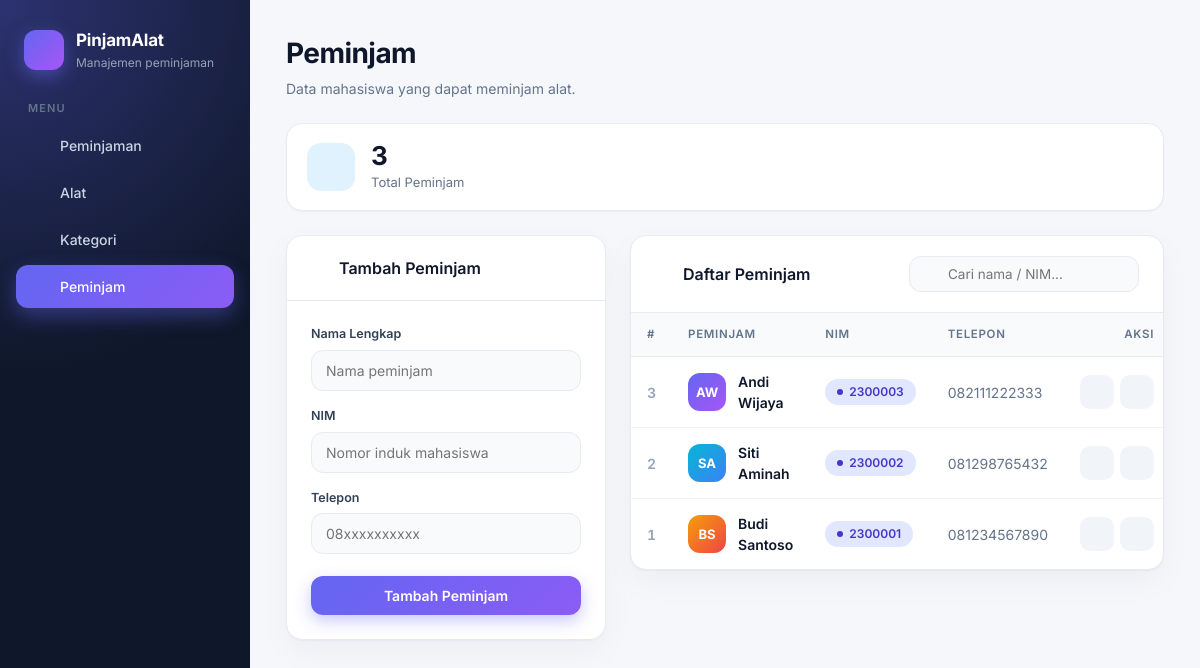
Screenshot of /view/peminjam.php with the database file from the repository.
### tables this page shows
CREATE TABLE peminjam (
    id_peminjam INT AUTO_INCREMENT PRIMARY KEY,
    nama_peminjam VARCHAR(100) NOT NULL,
    nim VARCHAR(20) NOT NULL UNIQUE,
    telepon VARCHAR(20) DEFAULT NULL
);

### class/Peminjam.php (called while the page is built, shortened)
<?php
class Peminjam
{
    private PDO $db;
    public function __construct(PDO $db)
    {
        $this->db = $db;
    }
    public function getAll(): array
    {
        $stmt = $this->db->prepare("SELECT * FROM peminjam ORDER BY id_peminjam DESC");
        $stmt->execute();
        return $stmt->fetchAll();
    }
}

### view/peminjam.php (the view, shortened to what this page needs)
<?php
require_once __DIR__ . '/init.php';
require_once __DIR__ . '/../class/Peminjam.php';
$peminjam = new Peminjam($pdo);
$editData = isset($_GET['edit']) ? $peminjam->getById((int) $_GET['edit']) : null;
$list = $peminjam->getAll();
require_once __DIR__ . '/header.php';
?>
<div class="stats">
    <?= statCard('users', 'Total Peminjam', count($list), 'sky') ?>
</div>
<div class="grid">
    <div class="card form-card">
        <div class="card-head">
            <h2><?= icon($editData ? 'edit' : 'plus') ?> <?= $editData ? 'Edit Peminjam' : 'Tambah Peminjam' ?></h2>
        </div>
        <div class="card-body">
            <form method="post">
                <label>Nama Lengkap</label>
                <input type="text" name="nama_peminjam" placeholder="Nama peminjam" required value="<?= e($editData['nama_peminjam'] ?? '') ?>">
                <label>NIM</label>
                <input type="text" name="nim" placeholder="Nomor induk mahasiswa" required value="<?= e($editData['nim'] ?? '') ?>">
                <label>Telepon</label>
                <input type="text" name="telepon" placeholder="08xxxxxxxxxx" value="<?= e($editData['telepon'] ?? '') ?>">
                <div class="form-actions">
                    <button type="submit" class="btn-main"><?= $editData ? 'Simpan Perubahan' : 'Tambah Peminjam' ?></button>
                </div>
            </form>
        </div>
    </div>
    <div class="card">
        <div class="card-head">
            <h2><?= icon('users') ?> Daftar Peminjam</h2>
            <div class="search"><?= icon('search', 16) ?><input type="text" placeholder="Cari nama / NIM..." data-filter="tbl"></div>
        </div>
        <div class="table-wrap">
            <table id="tbl">
                <thead><tr><th>#</th><th>Peminjam</th><th>NIM</th><th>Telepon</th><th class="r">Aksi</th></tr></thead>
                <tbody>
                <?php foreach ($list as $i => $row): ?>
                    <tr data-row>
                        <td class="id-chip"><?= e($row['id_peminjam']) ?></td>
                        <td>
                            <div class="person">
                                <div class="avatar alt<?= $i % 4 ?>"><?= e(initials($row['nama_peminjam'])) ?></div>
                                <div class="person-name"><?= e($row['nama_peminjam']) ?></div>
                            </div>
                        </td>
                        <td><span class="badge badge-blue"><?= e($row['nim']) ?></span></td>
                        <td class="muted"><?= e($row['telepon'] ?: '-') ?></td>
                        <td>
                            <div class="actions">
                                <a class="btn icon-btn edit" title="Edit" href="?edit=<?= e($row['id_peminjam']) ?>"><?= icon('edit', 16) ?></a>
                                <form method="post" onsubmit="return confirm('Hapus peminjam ini?')">
                                    <button class="icon-btn del" title="Hapus" type="submit"><?= icon('trash', 16) ?></button>
                                </form>
                            </div>
                        </td>
                    </tr>
                <?php endforeach; ?>
                </tbody>
            </table>
        </div>
    </div>
</div>
<?php require_once __DIR__ . '/footer.php'; ?>

### view/init.php (shortened to what this page needs)
<?php
function e($v): string
{
    return htmlspecialchars((string) $v, ENT_QUOTES, 'UTF-8');
}
function initials(string $name): string
{
    $parts = preg_split('/\s+/', trim($name));
    $out = '';
    foreach (array_slice($parts, 0, 2) as $p) {
        $out .= mb_strtoupper(mb_substr($p, 0, 1));
    }
    return $out;
}
function icon(string $name, int $size = 18): string
{
    $paths = [
        'clipboard' => '<path d="M16 4h2a2 2 0 0 1 2 2v14a2 2 0 0 1-2 2H6a2 2 0 0 1-2-2V6a2 2 0 0 1 2-2h2"/><rect x="8" y="2" width="8" height="4" rx="1"/>',
        'package'   => '<path d="M16.5 9.4l-9-5.19M21 16V8a2 2 0 0 0-1-1.73l-7-4a2 2 0 0 0-2 0l-7 4A2 2 0 0 0 3 8v8a2 2 0 0 0 1 1.73l7 4a2 2 0 0 0 2 0l7-4A2 2 0 0 0 21 16z"/><path d="M3.27 6.96L12 12.01l8.73-5.05M12 22.08V12"/>',
        'tag'       => '<path d="M20.59 13.41l-7.17 7.17a2 2 0 0 1-2.83 0L2 12V2h10l8.59 8.59a2 2 0 0 1 0 2.82z"/><line x1="7" y1="7" x2="7.01" y2="7"/>',
        'users'     => '<path d="M17 21v-2a4 4 0 0 0-4-4H5a4 4 0 0 0-4 4v2"/><circle cx="9" cy="7" r="4"/><path d="M23 21v-2a4 4 0 0 0-3-3.87M16 3.13a4 4 0 0 1 0 7.75"/>',
        'edit'      => '<path d="M11 4H4a2 2 0 0 0-2 2v14a2 2 0 0 0 2 2h14a2 2 0 0 0 2-2v-7"/><path d="M18.5 2.5a2.121 2.121 0 0 1 3 3L12 15l-4 1 1-4 9.5-9.5z"/>',
        'trash'     => '<polyline points="3 6 5 6 21 6"/><path d="M19 6l-1 14a2 2 0 0 1-2 2H8a2 2 0 0 1-2-2L5 6m5 0V4a2 2 0 0 1 2-2h4a2 2 0 0 1 2 2v2"/>',
        'search'    => '<circle cx="11" cy="11" r="8"/><line x1="21" y1="21" x2="16.65" y2="16.65"/>',
        'plus'      => '<line x1="12" y1="5" x2="12" y2="19"/><line x1="5" y1="12" x2="19" y2="12"/>',
        'clock'     => '<circle cx="12" cy="12" r="10"/><polyline points="12 6 12 12 16 14"/>',
        'check'     => '<path d="M22 11.08V12a10 10 0 1 1-5.93-9.14"/><polyline points="22 4 12 14.01 9 11.01"/>',
        'alert'     => '<path d="M10.29 3.86L1.82 18a2 2 0 0 0 1.71 3h16.94a2 2 0 0 0 1.71-3L13.71 3.86a2 2 0 0 0-3.42 0z"/><line x1="12" y1="9" x2="12" y2="13"/><line x1="12" y1="17" x2="12.01" y2="17"/>',
        'inbox'     => '<polyline points="22 12 16 12 14 15 10 15 8 12 2 12"/><path d="M5.45 5.11L2 12v6a2 2 0 0 0 2 2h16a2 2 0 0 0 2-2v-6l-3.45-6.89A2 2 0 0 0 16.76 4H7.24a2 2 0 0 0-1.79 1.11z"/>',
    ];
    return '<svg width="' . $size . '" height="' . $size . '" viewBox="0 0 24 24" fill="none" stroke="currentColor" '
        . 'stroke-width="2" stroke-linecap="round" stroke-linejoin="round">' . ($paths[$name] ?? '') . '</svg>';
}
function statCard(string $icon, string $label, $value, string $color = 'indigo'): string
{
    return '<div class="stat"><div class="stat-icon ' . $color . '">' . icon($icon, 22) . '</div>'
        . '<div><div class="stat-value">' . e($value) . '</div><div class="stat-label">' . e($label) . '</div></div></div>';
}

### rows the page displays
peminjam: id_peminjam "3", nama_peminjam "AW", nama_peminjam "Andi Wijaya", nim "2300003", telepon "082111222333", $size 16 (drawn)
peminjam: id_peminjam "2", nama_peminjam "SA", nama_peminjam "Siti Aminah", nim "2300002", telepon "081298765432", $size 16 (drawn)
peminjam: id_peminjam "1", nama_peminjam "BS", nama_peminjam "Budi Santoso", nim "2300001", telepon "081234567890", $size 16 (drawn)

### other values shown
$label "Peminjaman"
$label "Alat"
$label "Kategori"
$label "Peminjam"
$pageTitle "Peminjam"
$pageSub "Data mahasiswa yang dapat meminjam alat."
$value "3"
$label "Total Peminjam"
